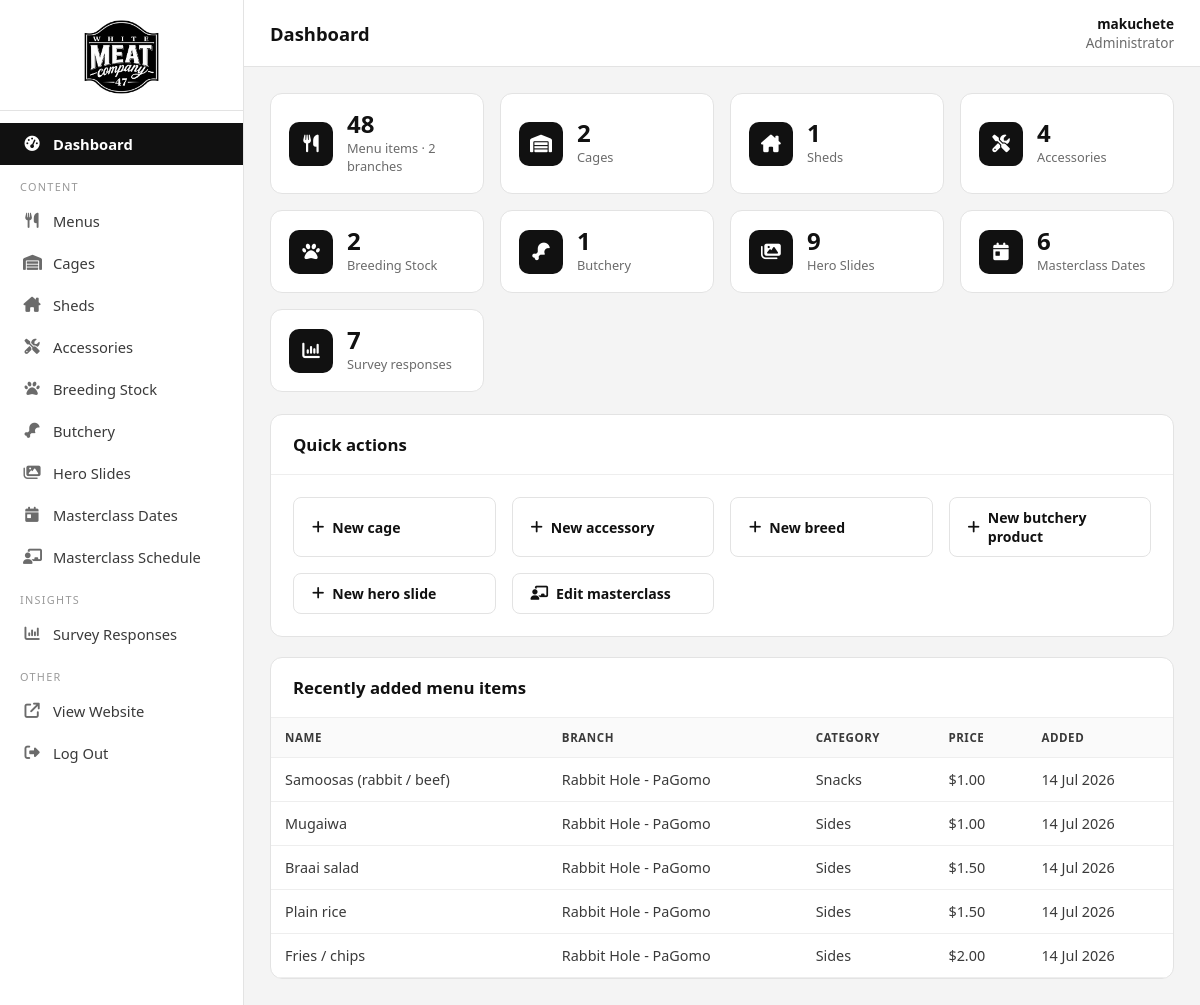
The page /dashboard/ (signed in) on the database its author committed.
### frontend/models.py (models this page shows, shortened)
class MenuItem(models.Model):
    branch = models.ForeignKey(RestaurantBranch, on_delete=models.CASCADE, related_name='menu_items')
    name = models.CharField(max_length=200)
    description = models.TextField()
    price = models.DecimalField(max_digits=8, decimal_places=2)
    category = models.ForeignKey(MenuCategory, on_delete=models.CASCADE)
    image = models.ImageField(upload_to='menu/', storage=get_menu_storage, blank=True, null=True, help_text="Upload menu item image")
    image_filename = models.CharField(max_length=200, blank=True, help_text="Alternative: Image filename in static/images/")
    is_available = models.BooleanField(default=True)
    is_featured = models.BooleanField(default=False)
    ingredients = models.TextField(blank=True, help_text="List of ingredients")
    allergens = models.TextField(blank=True, help_text="Allergen information")
    preparation_time = models.IntegerField(null=True, blank=True, help_text="Preparation time in minutes")
    calories = models.IntegerField(null=True, blank=True, help_text="Calories per serving")
    created_at = models.DateTimeField(auto_now_add=True)
    updated_at = models.DateTimeField(auto_now=True)
    class Meta:
        ordering = ['category', 'name']
        unique_together = ['branch', 'name']  # Prevent duplicate menu items per branch

class RestaurantBranch(models.Model):
    name = models.CharField(max_length=100)
    slug = models.SlugField(unique=True)
    address = models.TextField()
    phone = models.CharField(max_length=20)
    email = models.EmailField()
    is_active = models.BooleanField(default=True)
    created_at = models.DateTimeField(auto_now_add=True)
    class Meta:
        verbose_name_plural = "Restaurant Branches"

class MenuCategory(models.Model):
    name = models.CharField(max_length=100)
    slug = models.SlugField(unique=True)
    description = models.TextField(blank=True)
    order = models.IntegerField(default=0)
    class Meta:
        verbose_name_plural = "Menu Categories"
        ordering = ['order', 'name']

### frontend/views.py (the view)
# urls.py: path('dashboard/', views.admin_dashboard, name='admin_dashboard'),
@staff_member_required
def admin_dashboard(request):
    from .dashboard import SECTIONS, SECTION_ORDER
    branches = RestaurantBranch.objects.filter(is_active=True)
    recent_menu_items = MenuItem.objects.select_related('branch', 'category').order_by('-created_at')[:5]
    stats = {
        'total_branches': branches.count(),
        'total_menu_items': MenuItem.objects.count(),
    }
    content_tiles = [
        {
            'slug': slug,
            'label': SECTIONS[slug]['label'],
            'icon': SECTIONS[slug]['icon'],
            'count': SECTIONS[slug]['model'].objects.count(),
        }
        for slug in SECTION_ORDER
    ]
    pending_bookings = MasterclassBooking.objects.exclude(
        status__in=['confirmed', 'cancelled']
    ).count()
    pending_orders = Order.objects.filter(status='pending').count()
    from .models import HowDidYouHearAboutUs
    recent_how_hear = HowDidYouHearAboutUs.objects.order_by('-submitted_at')[:10]
    how_hear_stats = (
        HowDidYouHearAboutUs.objects.values('choice')
        .annotate(count=Count('id')).order_by('-count')
    )
    CHOICE_LABELS = dict(HowDidYouHearAboutUs.CHOICES)
    for stat in how_hear_stats:
        stat['label'] = CHOICE_LABELS.get(stat['choice'], stat['choice'])
    context = {
        'branches': branches,
        'recent_menu_items': recent_menu_items,
        'stats': stats,
        'content_tiles': content_tiles,
        'pending_bookings': pending_bookings,
        'pending_orders': pending_orders,
        'total_branches': branches.count(),
        'total_menu_items': MenuItem.objects.count(),
        'total_responses': HowDidYouHearAboutUs.objects.count(),
        'recent_how_hear': recent_how_hear,
        'how_hear_stats': how_hear_stats,
    }
    return render(request, 'admin/dashboard.html', context)

### frontend/context_processors.py (called while the page is built)
def admin_nav(request):
    if not request.path.startswith("/dashboard/"):
        return {}
    try:
        from .dashboard import _nav_sections
        return {"sections": _nav_sections()}
    except Exception:
        return {"sections": []}

def site_settings(request):
    try:
        settings_obj = SiteSettings.load()
    except Exception:
        settings_obj = SiteSettings()
    return {"site": settings_obj}

### frontend/dashboard.py (called while the page is built)
def _nav_sections():
    return [(slug, SECTIONS[slug]["label"], SECTIONS[slug]["icon"])
            for slug in SECTION_ORDER]

### frontend/models.py (called while the page is built)
    @classmethod
    def load(cls):
        obj, _ = cls.objects.get_or_create(pk=1)
        return obj

### templates/admin/dashboard.html (shortened to what this page needs)
{% extends 'admin/base.html' %}
{% block content_title %}Dashboard{% endblock %}
{% block content %}
<div class="stat-grid" style="margin-bottom:22px;">
    <a href="{% url 'branch_selection' %}" class="stat">
        <div class="stat__icon"><i class="fas fa-utensils"></i></div>
        <div><div class="stat__n">{{ total_menu_items }}</div><div class="stat__l">Menu items &middot; {{ total_branches }} branch{{ total_branches|pluralize:"es" }}</div></div>
    </a>
    {% for tile in content_tiles %}
    <a href="{% url 'content_list' section=tile.slug %}" class="stat">
        <div class="stat__icon"><i class="fas {{ tile.icon }}"></i></div>
        <div><div class="stat__n">{{ tile.count }}</div><div class="stat__l">{{ tile.label }}</div></div>
    </a>
    {% endfor %}
    <a href="{% url 'how_hear_responses' %}" class="stat">
        <div class="stat__icon"><i class="fas fa-chart-column"></i></div>
        <div><div class="stat__n">{{ total_responses }}</div><div class="stat__l">Survey responses</div></div>
    </a>
</div>
<div class="card">
    <div class="card-header"><h2>Quick actions</h2></div>
    <div class="card-body">
        <div class="stat-grid">
            <a href="{% url 'content_add' section='cages' %}" class="btn btn--ghost"><i class="fas fa-plus"></i> New cage</a>
            <a href="{% url 'content_add' section='accessories' %}" class="btn btn--ghost"><i class="fas fa-plus"></i> New accessory</a>
            <a href="{% url 'content_add' section='breeding' %}" class="btn btn--ghost"><i class="fas fa-plus"></i> New breed</a>
            <a href="{% url 'content_add' section='butchery' %}" class="btn btn--ghost"><i class="fas fa-plus"></i> New butchery product</a>
            <a href="{% url 'content_add' section='hero-slides' %}" class="btn btn--ghost"><i class="fas fa-plus"></i> New hero slide</a>
            <a href="{% url 'edit_masterclass_schedule' %}" class="btn btn--ghost"><i class="fas fa-chalkboard-user"></i> Edit masterclass</a>
        </div>
    </div>
</div>
{% if recent_menu_items %}
<div class="card">
    <div class="card-header"><h2>Recently added menu items</h2></div>
    <div style="overflow-x:auto;">
        <table class="table">
            <thead><tr><th>Name</th><th>Branch</th><th>Category</th><th>Price</th><th>Added</th></tr></thead>
            <tbody>
                {% for item in recent_menu_items %}
                <tr>
                    <td>{{ item.name }}</td>
                    <td>{{ item.branch.name }}</td>
                    <td>{{ item.category.name }}</td>
                    <td>${{ item.price }}</td>
                    <td>{{ item.created_at|date:"d M Y" }}</td>
                </tr>
                {% endfor %}
            </tbody>
        </table>
    </div>
</div>
{% endif %}
{% endblock %}

### templates/admin/base.html (shortened to what this page needs)
<!DOCTYPE html>
{% load static %}
<html lang="en">
<head>
    <link rel="stylesheet" href="https://cdnjs.cloudflare.com/ajax/libs/font-awesome/6.4.0/css/all.min.css" />
</head>
<body>
<div class="admin-shell">
    <aside class="admin-sidebar" id="adminSidebar">
        <div class="admin-sidebar__brand">
            <img src="{% static 'images/logo.png' %}" alt="The White Meat Company">
        </div>
        <nav class="admin-sidebar__nav">
            {% url 'admin_dashboard' as u_dash %}
            <a href="{{ u_dash }}" class="{% if request.path == u_dash %}is-active{% endif %}"><i class="fas fa-gauge-high"></i> Dashboard</a>
            <div class="admin-sidebar__sep">Content</div>
            {% url 'branch_selection' as u_menus %}
            <a href="{{ u_menus }}" class="{% if '/menu' in request.path or request.path == u_menus %}is-active{% endif %}"><i class="fas fa-utensils"></i> Menus</a>
            {% for slug, label, icon in sections %}
            <a href="{% url 'content_list' section=slug %}"
               class="{% if section == slug %}is-active{% endif %}"><i class="fas {{ icon }}"></i> {{ label }}</a>
            {% endfor %}
            {% url 'edit_masterclass_schedule' as u_mc %}
            <a href="{{ u_mc }}" class="{% if request.path == u_mc %}is-active{% endif %}"><i class="fas fa-chalkboard-user"></i> Masterclass Schedule</a>
            <div class="admin-sidebar__sep">Insights</div>
            {% url 'how_hear_responses' as u_resp %}
            <a href="{{ u_resp }}" class="{% if request.path == u_resp %}is-active{% endif %}"><i class="fas fa-chart-column"></i> Survey Responses</a>
            <div class="admin-sidebar__sep">Other</div>
            <a href="{% url 'index' %}" target="_blank"><i class="fas fa-arrow-up-right-from-square"></i> View Website</a>
            <a href="{% url 'admin_logout' %}"><i class="fas fa-right-from-bracket"></i> Log Out</a>
        </nav>
    </aside>
    <div class="admin-main">
        <header class="admin-topbar">
            <div style="display:flex;align-items:center;gap:12px;min-width:0;">
                <h1>{% block header_title %}{% block content_title %}{% block page_title %}Dashboard{% endblock %}{% endblock %}{% endblock %}</h1>
            </div>
            <div class="admin-topbar__user">
                <strong>{{ user.first_name|default:user.username }}</strong>
                Administrator
            </div>
        </header>
        <div class="admin-container">
            {% block content %}{% endblock %}
        </div>
    </div>
</div>
</body>
</html>

### templates/admin/base.html (style rules this page uses)
:root { --ink: #111111; --ink-soft: #3a3a3a; --muted: #6b6b6b; --line: #e3e3e3; --line-soft: #eeeeee; --bg: #f4f4f4; --hover: #f0f0f0; --sidebar-w: 244px; }
* { box-sizing: border-box; }
body { font-family: 'Segoe UI', Tahoma, Geneva, Verdana, sans-serif; background: var(--bg); margin: 0; color: var(--ink-soft); }
a { color: var(--ink); }
.admin-shell { display: flex; min-height: 100vh; }
.admin-sidebar { width: var(--sidebar-w); flex-shrink: 0; background: #ffffff; border-right: 1px solid var(--line); color: var(--ink-soft); display: flex; flex-direction: column; position: fixed; top: 0; bottom: 0; left: 0; z-index: 200; transition: transform .25s ease; }
.admin-sidebar__brand { display: flex; align-items: center; justify-content: center; padding: 20px 20px 16px; border-bottom: 1px solid var(--line); }
.admin-sidebar__brand img { height: 74px; width: auto; display: block; }
.admin-sidebar__nav { flex: 1; overflow-y: auto; padding: 12px 0 20px; }
.admin-sidebar__nav a { display: flex; align-items: center; gap: 12px; padding: 11px 20px; color: var(--ink-soft); text-decoration: none; font-size: .92rem; border-left: 3px solid transparent; transition: background .12s, color .12s, border-color .12s; }
.admin-sidebar__nav a i { width: 18px; text-align: center; font-size: .95rem; color: var(--muted); }
.admin-sidebar__nav a.is-active { background: var(--ink); color: #fff; border-left-color: var(--ink); font-weight: 600; }
.admin-sidebar__nav a.is-active i { color: #fff; }
.admin-sidebar__sep { margin: 14px 20px 6px; font-size: .68rem; letter-spacing: .12em; text-transform: uppercase; color: #9a9a9a; }
.admin-main { flex: 1; margin-left: var(--sidebar-w); min-width: 0; }
.admin-topbar { background: #fff; border-bottom: 1px solid var(--line); padding: 14px 26px; display: flex; align-items: center; justify-content: space-between; gap: 16px; position: sticky; top: 0; z-index: 100; }
.admin-topbar h1 { margin: 0; font-size: 1.15rem; font-weight: 700; color: var(--ink); white-space: nowrap; overflow: hidden; text-overflow: ellipsis; }
.admin-topbar__user { font-size: .85rem; color: var(--muted); text-align: right; flex-shrink: 0; }
.admin-topbar__user strong { display: block; color: var(--ink); }
.admin-container { max-width: 1100px; margin: 0 auto; padding: 26px; }
.card { background: #fff; border: 1px solid var(--line); border-radius: 12px; overflow: hidden; }
.card + .card { margin-top: 20px; }
.card-header { padding: 18px 22px; border-bottom: 1px solid var(--line-soft); display: flex; align-items: center; justify-content: space-between; gap: 12px; flex-wrap: wrap; }
.card-title, .card-header h2, .card-header h3 { margin: 0; font-size: 1.05rem; color: var(--ink); }
.card-body { padding: 22px; }
.btn { display: inline-flex; align-items: center; gap: 8px; padding: 10px 18px; background: var(--ink); color: #fff; text-decoration: none; border-radius: 8px; border: 1px solid var(--ink); cursor: pointer; font-size: .88rem; font-weight: 600; font-family: inherit; transition: background .15s, color .15s, transform .1s; }
.btn--ghost { background: #fff; color: var(--ink); border-color: var(--line); }
.table { width: 100%; border-collapse: collapse; }
.table th, .table td { padding: 12px 14px; text-align: left; border-bottom: 1px solid var(--line-soft); font-size: .9rem; }
.table th { background: #fafafa; font-weight: 700; color: var(--ink-soft); text-transform: uppercase; font-size: .72rem; letter-spacing: .05em; }
.stat-grid { display: grid; grid-template-columns: repeat(auto-fit, minmax(180px, 1fr)); gap: 16px; }
.stat { background: #fff; border: 1px solid var(--line); border-radius: 12px; padding: 18px; display: flex; align-items: center; gap: 14px; text-decoration: none; color: inherit; transition: transform .15s, box-shadow .15s; }
.stat__icon { width: 44px; height: 44px; flex-shrink: 0; border-radius: 10px; display: grid; place-items: center; background: var(--ink); color: #fff; font-size: 1.1rem; }
.stat__n { font-size: 1.5rem; font-weight: 800; line-height: 1; color: var(--ink); }
.stat__l { font-size: .8rem; color: var(--muted); margin-top: 3px; }

### rows shown on the page
MenuItem: name "Samoosas (rabbit / beef)", branch.name "Rabbit Hole - PaGomo", category.name "Snacks", price "1.00", created_at "14 Jul 2026"
MenuItem: name "Mugaiwa", branch.name "Rabbit Hole - PaGomo", category.name "Sides", price "1.00", created_at "14 Jul 2026"
MenuItem: name "Braai salad", branch.name "Rabbit Hole - PaGomo", category.name "Sides", price "1.50", created_at "14 Jul 2026"
MenuItem: name "Plain rice", branch.name "Rabbit Hole - PaGomo", category.name "Sides", price "1.50", created_at "14 Jul 2026"
MenuItem: name "Fries / chips", branch.name "Rabbit Hole - PaGomo", category.name "Sides", price "2.00", created_at "14 Jul 2026"

### other values the page prints
{{ label }} "Cages" "Sheds" "Accessories" "Breeding Stock" "Butchery" "Hero Slides" "Masterclass Dates"
{{ user.first_name|default:user.username }} "makuchete"
{{ total_menu_items }} "48"
{{ total_branches }} "2"
{{ tile.count }} "2" "1" "4" "2" "1" "9" "6"
{{ tile.label }} "Cages" "Sheds" "Accessories" "Breeding Stock" "Butchery" "Hero Slides" "Masterclass Dates"
{{ total_responses }} "7"
